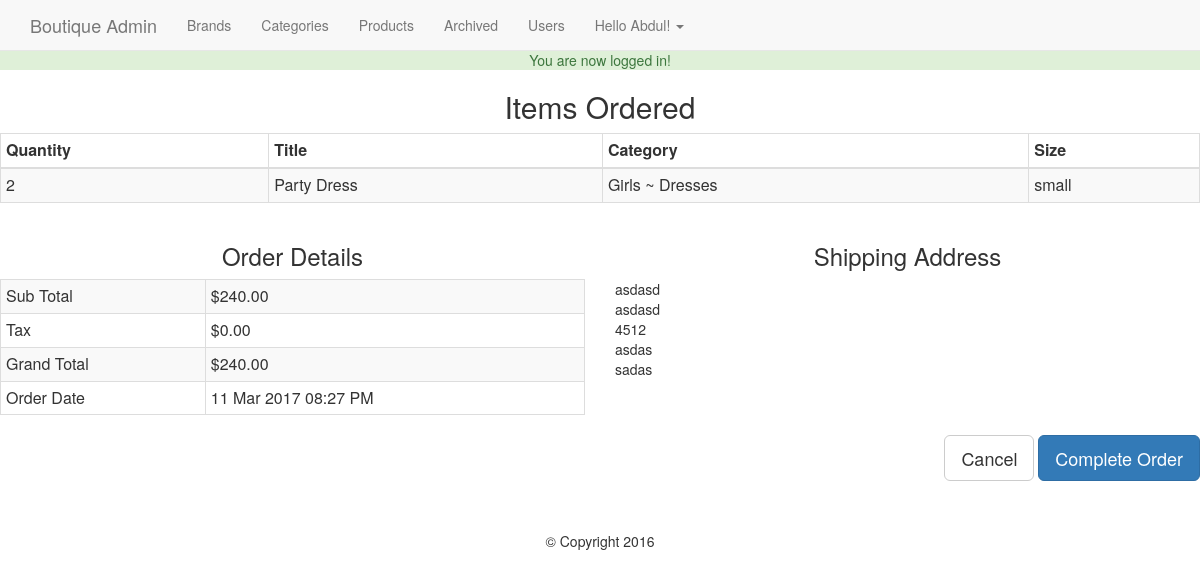
Page /admin/orders.php?txn_id=1 (signed in) on the committed database.
### tables this page shows
CREATE TABLE `users` (
  `id` int(11) NOT NULL,
  `full_name` varchar(255) NOT NULL,
  `email` varchar(175) NOT NULL,
  `password` varchar(255) NOT NULL,
  `join_date` datetime NOT NULL DEFAULT CURRENT_TIMESTAMP,
  `last_login` datetime NOT NULL,
  `permissions` varchar(255) NOT NULL
);

CREATE TABLE `products` (
  `id` int(11) NOT NULL,
  `title` varchar(255) NOT NULL,
  `price` decimal(10,2) NOT NULL,
  `list_price` decimal(10,2) NOT NULL,
  `brand` int(11) NOT NULL,
  `categories` varchar(255) NOT NULL,
  `image` varchar(255) NOT NULL,
  `description` text NOT NULL,
  `featured` tinyint(4) NOT NULL DEFAULT '0',
  `sizes` text NOT NULL,
  `deleted` tinyint(4) NOT NULL DEFAULT '0'
);

CREATE TABLE `categories` (
  `id` int(11) NOT NULL,
  `category` varchar(255) NOT NULL,
  `parent` int(11) NOT NULL DEFAULT '0'
);

CREATE TABLE `transactions` (
  `id` int(11) NOT NULL,
  `charge_id` varchar(255) NOT NULL,
  `cart_id` int(11) NOT NULL,
  `full_name` varchar(255) NOT NULL,
  `email` varchar(175) NOT NULL,
  `street` varchar(255) NOT NULL,
  `city` varchar(175) NOT NULL,
  `zipCode` varchar(50) NOT NULL,
  `country` varchar(175) NOT NULL,
  `contact` varchar(50) NOT NULL,
  `subTotal` int(11) NOT NULL,
  `tax` int(11) NOT NULL,
  `grandTotal` int(11) NOT NULL,
  `description` text NOT NULL,
  `txn_type` varchar(255) NOT NULL,
  `txn_date` datetime NOT NULL DEFAULT CURRENT_TIMESTAMP
);

### helpers/helpers.php (called while the page is built, shortened)
<?php
	function money($number){
	  return '$'.number_format($number,2);
	}
	function sanitize($dirty){
		return htmlentities($dirty,ENT_QUOTES,"UTF-8");
	}
	function hasPermissions($permission = 'admin'){
		global $user_data;
		$permissions = explode(',',$user_data['permissions']);
		if(in_array($permission, $permissions,true)){
			return true;
		}
		return false;
	}
	function dateFormat($date){
		return date("d M Y h:i A",strtotime($date));
	}
 ?>

### admin/orders.php (the view, shortened to what this page needs)
<?php
	require_once '../core/init.php';
	include '/includes/head.php';
	include '/includes/navigation.php';
	$transactionId = sanitize((int)$_GET['txn_id']);
	$txnQuery = $db->query("SELECT * FROM transactions WHERE id = '{$transactionId}'");
	$txn = mysqli_fetch_assoc($txnQuery);
	$cart_id = $txn['cart_id'];
	$cartQ = $db->query("SELECT * FROM cart WHERE id = '{$cart_id}'");
	$cart = mysqli_fetch_assoc($cartQ);
	$items = json_decode($cart['items'],true);
	$idArray = array();
	$products = array();
	foreach($items as $i){
		$idArray[] = $i['id'];
	}
	$ids = implode(',',$idArray);
	$productQ = $db->query("SELECT i.id as 'id', i.title as 'title', c.id as 'cid', c.category as 'child', p.category as 'parent' FROM products i
		LEFT JOIN categories c ON i.categories = c.id
		LEFT JOIN categories p ON c.parent = p.id
		WHERE i.id IN ({$ids})");
	while($p = mysqli_fetch_assoc($productQ)){
		foreach($items as $item){
			if($item['id'] == $p['id']){
				$x = $item;
				continue;
			}
		}
		$products[] = array_merge($x,$p);
	}
 ?>
<h2 class="text-center">Items Ordered</h2>
<table class="table table-condensed table-striped table-bordered">
	<thead>
		<th>Quantity</th>
		<th>Title</th>
		<th>Category</th>
		<th>Size</th>
	</thead>
	<tbody>
		<?php foreach($products as $product): ?>
		<tr>
			<td><?= $product['quantity']; ?></td>
			<td><?= $product['title']; ?></td>
			<td><?= $product['parent'].' ~ '.$product['child']; ?></td>
			<td><?= $product['size']; ?></td>
		</tr>
	<?php endforeach; ?>
	</tbody>
</table>
	<div class="row">
		<div class="col-md-6">
			<h3 class="text-center">Order Details</h3>
		<table class="table table-condensed table-striped table-bordered">
			<tbody>
				<tr>
					<td>Sub Total</td>
					<td><?= money($txn['subTotal']); ?></td>
				</tr>
				<tr>
					<td>Tax</td>
					<td><?= money($txn['tax']); ?></td>
				</tr>
				<tr>
					<td>Grand Total</td>
					<td><?= money($txn['grandTotal']); ?></td>
				</tr>
				<tr>
					<td>Order Date</td>
					<td><?= dateFormat($txn['txn_date']); ?></td>
				</tr>
			</tbody>
		</table>
		</div>
		<div class="col-md-6">
			<h3 class="text-center">Shipping Address</h3>
			<address>
				<?= $txn['full_name']; ?><br>
				<?= $txn['street']; ?><br>
				<?= $txn['contact']; ?><br>
				<?= $txn['city']; ?><br>
				<?= $txn['country']; ?><br>
			</address>
		</div>
	</div>
	<div class="pull-right">
		<a href="index.php" class="btn btn-lg btn-default">Cancel</a>
		<a href="orders.php?complete=1&cart_id=<?= $cart_id;?>" class="btn btn-primary btn-lg">
			Complete Order
		</a>
	</div>
 <?php include '/includes/footer.php'; ?>

### admin/includes/navigation.php (shortened to what this page needs)
<nav class="navbar navbar-default navbar-fixed-top">
            <div class="container">
                <a href="/ecom/admin/index.php" class="navbar-brand">Boutique Admin</a>
                <ul class="nav navbar-nav">
                  <li><a href="brands.php">Brands</a></li>
                  <li><a href="categories.php">Categories</a></li>
                  <li><a href="products.php">Products</a></li>
                   <li><a href="archived.php">Archived</a></li>
                  <?php if(hasPermissions('admin')): ?>
                    <li><a href="users.php">Users</a></li>
                  <?php endif; ?>
                  <li class="dropdown">
                  <a href="#" class="dropdown-toggle" data-toggle="dropdown">
                    Hello <?= $firstName; ?>! <span class="caret"></span>
                  </a>
                  </li>
                </ul>
            </div>
        </nav>

### css/main.css (style rules this page uses)
body { padding-top: 50px; }

### rows in the picture
users: full_name "Abdul"
products: quantity "2", title "Party Dress", categories.category "Girls", categories.category "Dresses", size "small"
transactions: subTotal "$240.00", tax "$0.00", grandTotal "$240.00", txn_date "11 Mar 2017 08:27 PM", full_name "asdasd", street "asdasd", contact "4512", city "asdas", country "sadas"

### other values in the picture
$_SESSION['success_flash'] "You are now logged in!"
